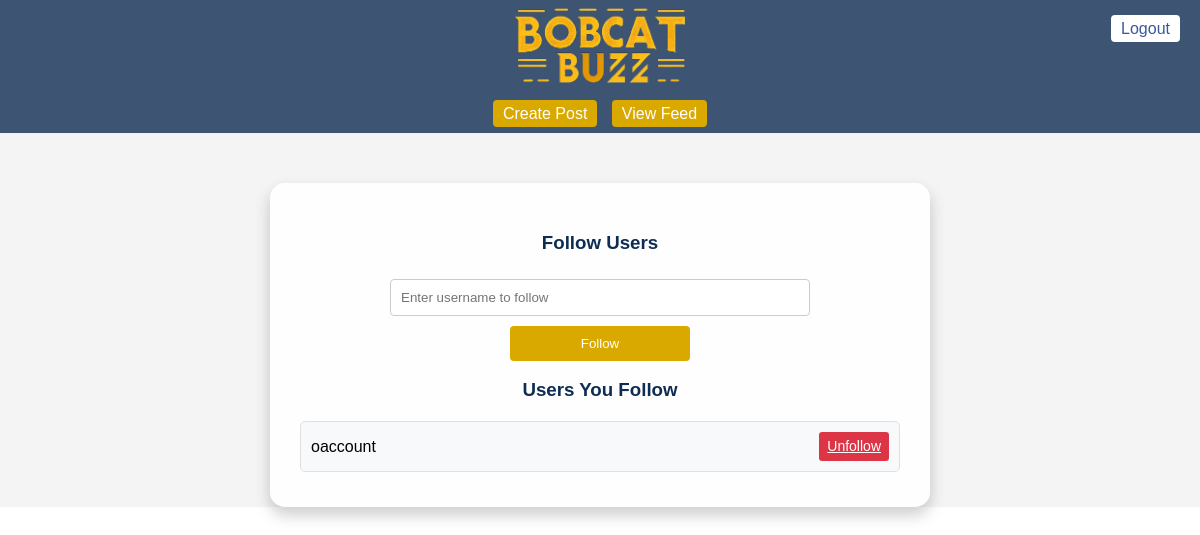
The page /follow_users (signed in) on the database as committed earlier.
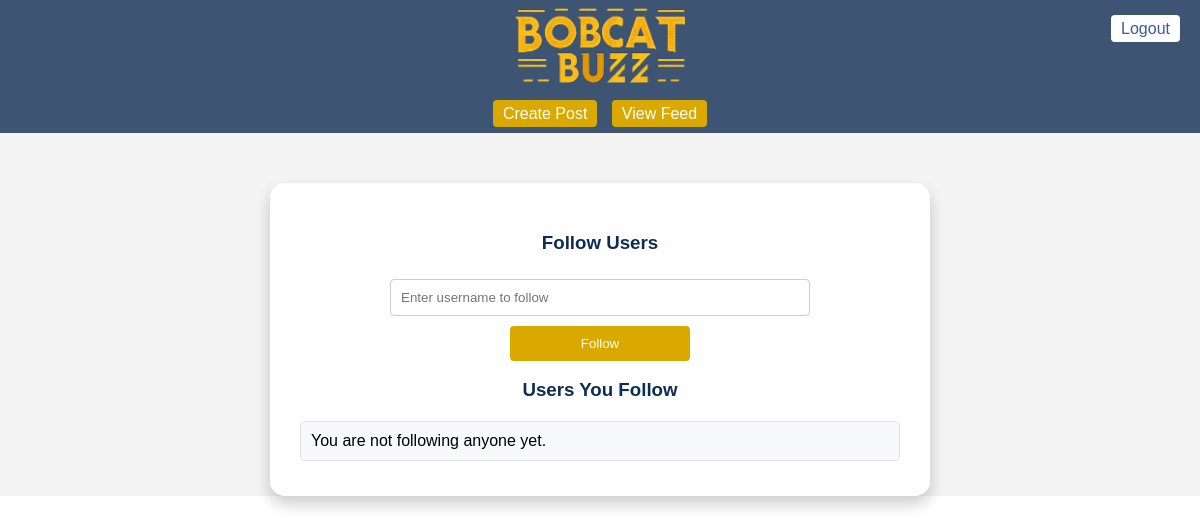
The same page on the database as committed later.
### models.py (models this page shows)
class Follow(db.Model):
    __tablename__ = 'follow'
    follower_id = db.Column(db.Integer, db.ForeignKey('user.id'), primary_key = True)
    followed_id = db.Column(db.Integer, db.ForeignKey('user.id'), primary_key = True)
    followed_username = db.Column(db.String(80), nullable = False)

### app.py (the view, shortened to what this page needs)
@app.route('/follow_users', methods=['GET', 'POST'])
@login_required
def follow_users():
    followed_users = current_user.followed.all()
    return render_template('follow_users.html', followed_users=followed_users)

### app.py (called while the page is built)
@login_manager.user_loader
def load_user(user_id):
    return User.query.get(int(user_id))

### templates/follow_users.html (shortened to what this page needs)
{% extends "base.html" %}
{% block navigation %}
    <a href="{{ url_for('create_post') }}">Create Post</a>
    <a href="{{ url_for('view_feed') }}">View Feed</a>
{% endblock %}
{% block content %}
    <div class="follow-users">
        <h3>Follow Users</h3>
        <form action="{{ url_for('follow_users') }}" method="post">
            <input type="text" name="username" placeholder="Enter username to follow">
            <input type="submit" value="Follow">
        </form>
        <h3>Users You Follow</h3>
        <div class="user-list">
            {% for follow in followed_users %}
                <div class="user-item">
                    {{ follow.followed_username }}
                    <a href="{{ url_for('unfollow', username=follow.followed_username) }}" class="btn btn-danger btn-sm">Unfollow</a>
                </div>
            {% else %}
                <div class="user-item">You are not following anyone yet.</div>
            {% endfor %}
        </div>
    </div>
{% endblock %}

### templates/base.html (shortened to what this page needs)
<!DOCTYPE html>
<html lang="en">
<head>
    <link rel="stylesheet" href="{{ url_for('static', filename='style.css') }}">
</head>
<body>
    <header>
        <a href="{{ url_for('home') }}">
            <img src="{{ url_for('static', filename='images/headertext.png') }}" alt="Header Text" class="header-text">
        </a>
    </header>
    <div class="top-nav">
        <nav>
            {% block navigation %}
            {% endblock %}
        </nav>
    </div>
    <div class="logout-button">
        <a href="{{ url_for('logout') }}">Logout</a>
    </div>
    <div class="main-content">
        {% block content %}
        {% endblock %}
    </div>
</body>
</html>

### static/style.css (style rules this page uses)
body { font-family: Arial, sans-serif; background-color: #f4f4f4; margin: 0; padding: 0; }
header { display: flex; align-items: center; justify-content: center; background-color: rgba(15, 45, 82, 0.8); color: white; padding: 0px 0px; }
.logout-button { position: absolute; top: 0; right: 0; padding: 20px; }
.logout-button a { color: #3b5998; text-decoration: none; padding: 5px 10px; border-radius: 4px; background-color: white; }
.top-nav nav a { color: white; text-decoration: none; padding: 5px 10px; border-radius: 4px; background-color: #0F2D52; }
.main-content { width: 80%; margin: 20px auto; }
.post-form, .posts, .follow-users { background-color: white; padding: 20px; border-radius: 5px; margin-bottom: 20px; }
header a { color: white; text-decoration: none; padding: 8px 15px; border-radius: 4px; transition: background-color 0.3s; }
form { margin-top: 20px; }
form input[type="text"], form input[type="password"] { width: 100%; padding: 10px; margin: 5px 0; border: 1px solid #ddd; border-radius: 4px; box-sizing: border-box; }
form input[type="submit"] { background-color: #42b72a; color: white; border: none; padding: 10px 15px; border-radius: 4px; cursor: pointer; }
.top-nav { background-color: rgba(15, 45, 82, 0.8); padding: 10px 0; text-align: center; }
.top-nav nav { display: inline-block; }
.top-nav nav a { color: white; text-decoration: none; padding: 5px 10px; margin: 0 5px; border-radius: 4px; background-color: #DAA900; transition: background-color 0.3s; }
.header-text { height: 75px; }

Rows that differ between the two databases and show on the page:
removed Follow: followed_username "oaccount"
Other text that changed with them:
text now shown: "You are not following anyone yet."
